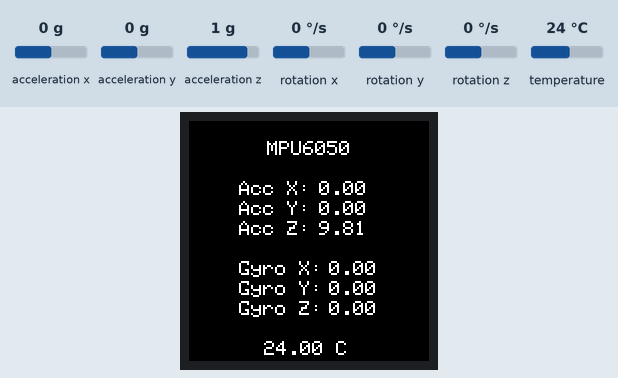
A sketch run on a simulated ESP32. Shown: 240×240 colour display. The inputs (shaded band) are chosen by the test bench; at power-on: acceleration x 0 g, acceleration z 1 g, acceleration y 0 g, rotation x 0 °/s, rotation y 0 °/s, rotation z 0 °/s, temperature 24 °C. What the sketch prints to the serial monitor is not drawn.

Above: at 1.4 s.
1.5 s: acceleration x set to 0.8 g
At 2.1 s:
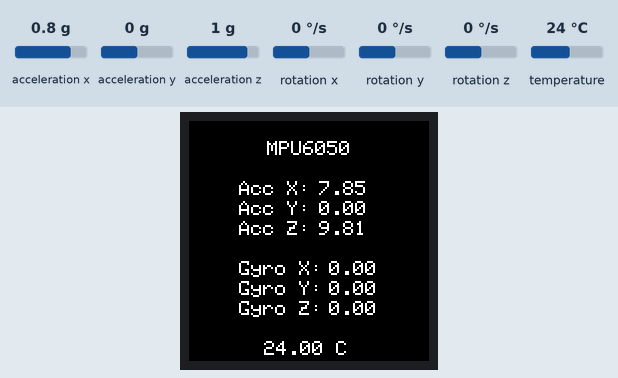
3.0 s: acceleration z set to 0 g
At 4.2 s:
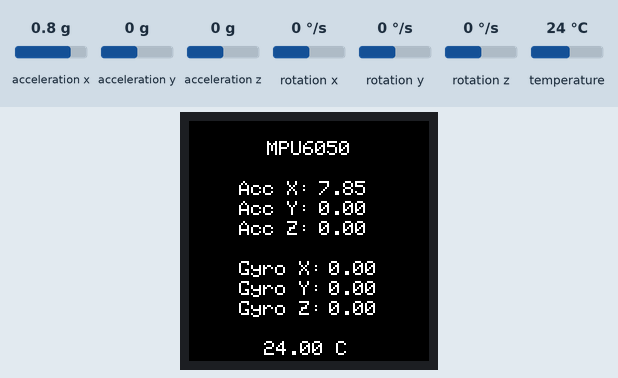
4.5 s: acceleration y set to -0.8 g
At 4.8 s:
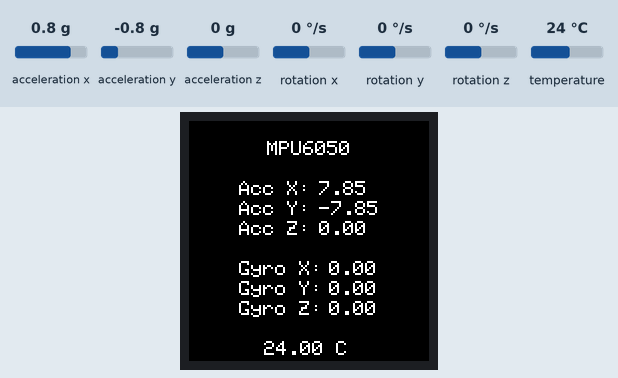
6.0 s: rotation x set to -100 °/s
At 7.1 s:
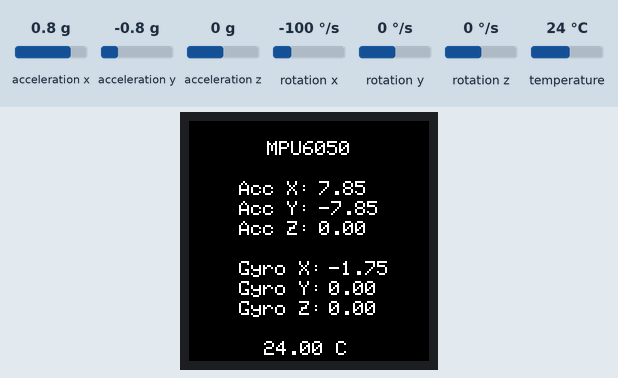
7.5 s: rotation y set to -192 °/s
At 8.2 s:
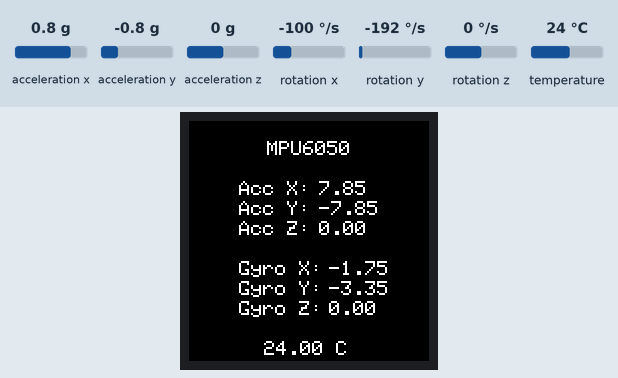
9.0 s: rotation z set to -192 °/s
At 9.3 s:
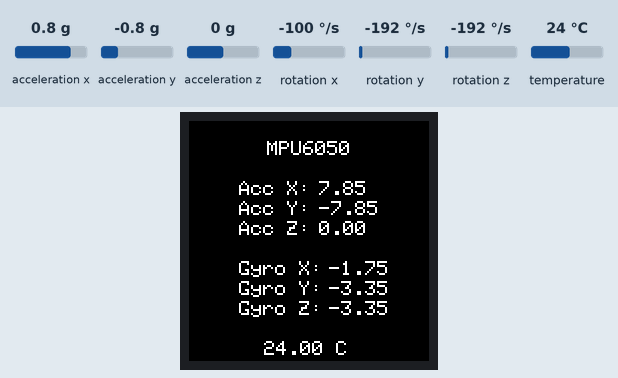
Timing chart, 0 to 11.5 s (numbered marks = the images above; inputs shaded):
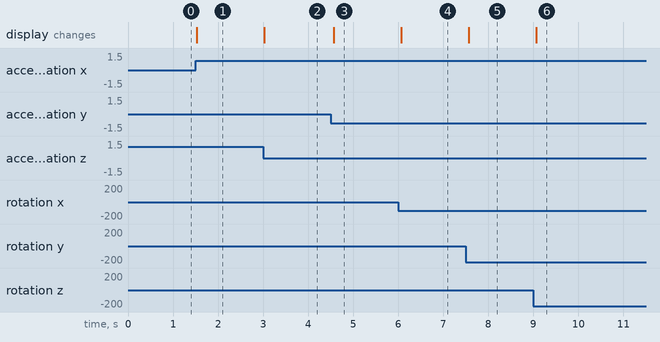

The sketch:

Snvibr.ino
```cpp
#include <SPI.h>
#include <TFT_eSPI.h>
#include <Wire.h>
#include <Adafruit_MPU6050.h>
#include <Adafruit_Sensor.h>


#define TFT_WIDTH  240
#define TFT_HEIGHT 240
#define TFT_MOSI   23
#define TFT_SCK    18
#define TFT_CS     15
#define TFT_DC     2
#define TFT_RST    -1

// Inicializa instâncias do display e do MPU6050
TFT_eSPI tft = TFT_eSPI(TFT_WIDTH, TFT_HEIGHT);
Adafruit_MPU6050 mpu;

void setup() {
  // Inicializa comunicação serial para debug
  Serial.begin(115200);
  Serial.println("Inicializando...");

  // Inicializa o sensor MPU6050
  if (!mpu.begin()) {
    Serial.println("Falha ao inicializar o MPU6050!");
    while (1);
  }
  Serial.println("MPU6050 inicializado com sucesso!");

  // Configurações do MPU6050
  mpu.setAccelerometerRange(MPU6050_RANGE_8_G);
  mpu.setGyroRange(MPU6050_RANGE_500_DEG);
  mpu.setFilterBandwidth(MPU6050_BAND_21_HZ);

  // Inicializa o display TFT
  tft.init();
  tft.setRotation(2);
  tft.fillScreen(TFT_BLACK);
  tft.setTextSize(2);
  tft.setTextColor(TFT_WHITE);

  // Layout fixo no display
  tft.setCursor(78, 20);
  tft.println("MPU6050");

  tft.setCursor(50, 60);
  tft.println("Acc X:");
  tft.setCursor(50, 80);
  tft.println("Acc Y:");
  tft.setCursor(50, 100);
  tft.println("Acc Z:");

  tft.setCursor(50, 140);
  tft.println("Gyro X:");
  tft.setCursor(50, 160);
  tft.println("Gyro Y:");
  tft.setCursor(50, 180);
  tft.println("Gyro Z:");

}

void loop() {
  // Lê os dados do sensor MPU6050
  sensors_event_t a, g, temp;
  mpu.getEvent(&a, &g, &temp);

  // Atualiza os dados no Serial Monitor
  Serial.print("Acelerômetro (m/s²): X=");
  Serial.print(a.acceleration.x);
  Serial.print(", Y=");
  Serial.print(a.acceleration.y);
  Serial.print(", Z=");
  Serial.println(a.acceleration.z);

  Serial.print("Giroscópio (rad/s): X=");
  Serial.print(g.gyro.x);
  Serial.print(", Y=");
  Serial.print(g.gyro.y);
  Serial.print(", Z=");
  Serial.println(g.gyro.z);

  Serial.print("Temperatura (C): ");
  Serial.println(temp.temperature);

  // Atualiza apenas os valores no display
  tft.setCursor(130, 60); // Posição do valor Acc X
  tft.fillRect(130, 60, 100, 16, TFT_BLACK); // Limpa apenas o valor anterior
  tft.printf("%.2f", a.acceleration.x);

  tft.setCursor(130, 80); // Posição do valor Acc Y
  tft.fillRect(130, 80, 100, 16, TFT_BLACK); // Limpa apenas o valor anterior
  tft.printf("%.2f", a.acceleration.y);

  tft.setCursor(130, 100); // Posição do valor Acc Z
  tft.fillRect(130, 100, 100, 16, TFT_BLACK); // Limpa apenas o valor anterior
  tft.printf("%.2f", a.acceleration.z);

  tft.setCursor(140, 140); // Posição do valor Gyro X
  tft.fillRect(130, 140, 100, 16, TFT_BLACK); // Limpa apenas o valor anterior
  tft.printf("%.2f", g.gyro.x);

  tft.setCursor(140, 160); // Posição do valor Gyro Y
  tft.fillRect(140, 160, 100, 16, TFT_BLACK); // Limpa apenas o valor anterior
  tft.printf("%.2f", g.gyro.y);

  tft.setCursor(140, 180); // Posição do valor Gyro Z
  tft.fillRect(140, 180, 100, 16, TFT_BLACK); // Limpa apenas o valor anterior
  tft.printf("%.2f", g.gyro.z);

  tft.setCursor(75, 220); // Posição do valor Temp
  tft.fillRect(75, 220, 100, 14, TFT_BLACK); // Limpa apenas o valor anterior
  tft.printf("%.2f C", temp.temperature);

  delay(30);
}
```

Measured:
- after the input at 1.5 s, the display: changes at once (image 1)
- after the input at 3.0 s, the display: changes at once (image 2)
- after the input at 4.5 s, the display: changes after 0.07 s (image 3)
- after the input at 6.0 s, the display: changes after 0.07 s (image 4)
- after the input at 7.5 s, the display: changes after 0.07 s (image 5)
- after the input at 9.0 s, the display: changes after 0.07 s (image 6)
